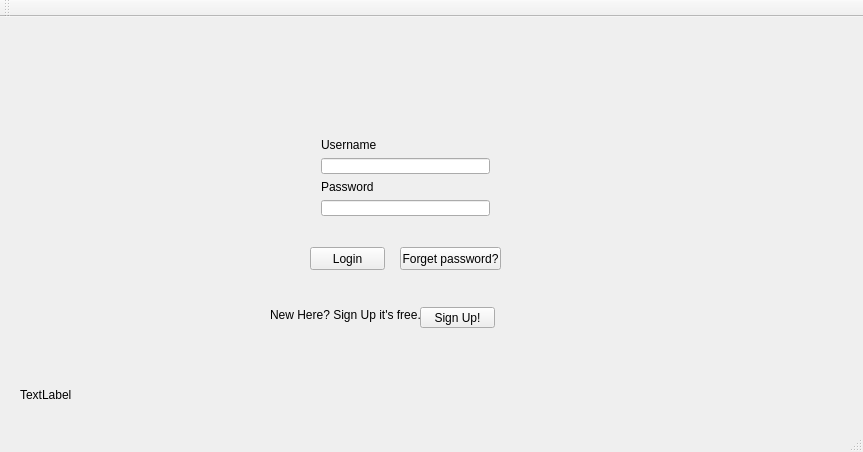
<?xml version="1.0" encoding="UTF-8"?>
<ui version="4.0">
 <class>Login</class>
 <widget class="QMainWindow" name="Login">
  <property name="geometry">
   <rect>
    <x>0</x>
    <y>0</y>
    <width>863</width>
    <height>452</height>
   </rect>
  </property>
  <property name="windowTitle">
   <string>Login</string>
  </property>
  <widget class="QWidget" name="centralWidget">
   <widget class="QLabel" name="l_labelbackground">
    <property name="geometry">
     <rect>
      <x>0</x>
      <y>0</y>
      <width>861</width>
      <height>411</height>
     </rect>
    </property>
    <property name="text">
     <string/>
    </property>
   </widget>
   <widget class="QPushButton" name="l_pushbuttonlogin">
    <property name="geometry">
     <rect>
      <x>310</x>
      <y>230</y>
      <width>75</width>
      <height>23</height>
     </rect>
    </property>
    <property name="text">
     <string>Login</string>
    </property>
   </widget>
   <widget class="QLabel" name="label">
    <property name="geometry">
     <rect>
      <x>270</x>
      <y>290</y>
      <width>161</width>
      <height>16</height>
     </rect>
    </property>
    <property name="text">
     <string>New Here? Sign Up it's free...</string>
    </property>
   </widget>
   <widget class="QPushButton" name="l_pushbuttonsignup">
    <property name="geometry">
     <rect>
      <x>420</x>
      <y>290</y>
      <width>75</width>
      <height>21</height>
     </rect>
    </property>
    <property name="text">
     <string>Sign Up!</string>
    </property>
   </widget>
   <widget class="QWidget" name="layoutWidget">
    <property name="geometry">
     <rect>
      <x>310</x>
      <y>110</y>
      <width>191</width>
      <height>101</height>
     </rect>
    </property>
    <layout class="QVBoxLayout" name="verticalLayout">
     <item>
      <widget class="QLabel" name="l_labelusername">
       <property name="text">
        <string>Username</string>
       </property>
      </widget>
     </item>
     <item>
      <widget class="QLineEdit" name="l_lineeditusername"/>
     </item>
     <item>
      <widget class="QLabel" name="l_labelpassword">
       <property name="text">
        <string>Password</string>
       </property>
      </widget>
     </item>
     <item>
      <widget class="QLineEdit" name="l_lineeditpassword">
       <property name="echoMode">
        <enum>QLineEdit::Password</enum>
       </property>
      </widget>
     </item>
    </layout>
   </widget>
   <widget class="QLabel" name="label_2">
    <property name="geometry">
     <rect>
      <x>20</x>
      <y>370</y>
      <width>331</width>
      <height>16</height>
     </rect>
    </property>
    <property name="text">
     <string>TextLabel</string>
    </property>
   </widget>
   <widget class="QPushButton" name="pushButton">
    <property name="geometry">
     <rect>
      <x>400</x>
      <y>230</y>
      <width>101</width>
      <height>23</height>
     </rect>
    </property>
    <property name="text">
     <string>Forget password?</string>
    </property>
   </widget>
  </widget>
  <widget class="QMenuBar" name="menuBar">
   <property name="geometry">
    <rect>
     <x>0</x>
     <y>0</y>
     <width>863</width>
     <height>21</height>
    </rect>
   </property>
  </widget>
  <widget class="QToolBar" name="mainToolBar">
   <attribute name="toolBarArea">
    <enum>TopToolBarArea</enum>
   </attribute>
   <attribute name="toolBarBreak">
    <bool>false</bool>
   </attribute>
  </widget>
  <widget class="QStatusBar" name="statusBar"/>
 </widget>
 <layoutdefault spacing="6" margin="11"/>
 <resources/>
 <connections/>
</ui>
